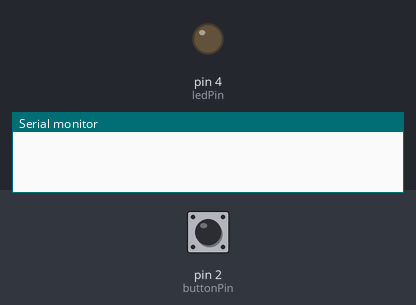
Bench run of a sketch on a simulated Arduino Uno, built with avr-gcc and run on an emulated ATmega328P. On the bench: output pins drawn as LEDs (lit = HIGH), the last lines printed to the serial monitor. The test bench sets the inputs (shaded band); at power-on: pin 2 (buttonPin) LOW. No radio packets arrive unless stated.

Above: at 1.2 s.
1.3 s: pin 2 (buttonPin) pulled HIGH for 3.2 s
At 2.1 s:
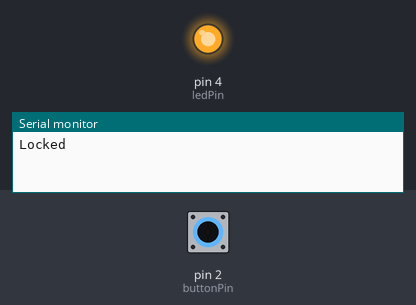
Timing chart, 0 to 6.8 s (numbered marks = the images above; inputs shaded):
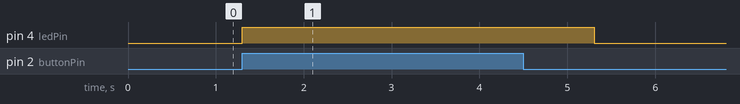

Measured:
- after the input at 1.3 s, pin 4 (ledPin): LOW → HIGH at once, → LOW 4.0 s later

The sketch:

TransmitterCode.ino
```cpp
#include <SPI.h>
#include <nRF24L01.h>
#include <RF24.h>

RF24 radio(7, 8); // CE, CSN

const byte address[6] = "00001"; //sets address to a constant byte
const int ledPin = 4; //const won't change
const int buttonPin = 2;

int buttonState = 0;  //variable for reading the pushbutton status
bool power; //?

void setup() {
  Serial.begin(9600);
  pinMode(buttonPin, INPUT); //set buttonpin as input
  pinMode(ledPin, OUTPUT); //set LED pin to output
  radio.begin(); //begins NRF
  radio.openWritingPipe(address); //opens ability to send data
  radio.setPALevel(RF24_PA_MIN); //?
  radio.stopListening(); //transmitter doesnt need to listen (needs to be changed for new communciation method)
}
void loop() {
  buttonState = digitalRead(buttonPin); //reads button value
  if (buttonState == HIGH){ // check if button is pressed
    if (power) { //?
      power = false; //??
      Serial.println("Unlocked");
      digitalWrite(ledPin, HIGH); //turn LED on
      boolean state = 0;
      radio.write(&state, sizeof(state));
      /* & returns the address (physical location) of a variable. Here, &state returns the location of state.
       * sizeof is an operator (+, -, *, /, %, OR, AND, XOR, etc) that returns the size in bytes of something */
      delay(1000);
      digitalWrite(ledPin, LOW); // turn off LED after 1 sec
    }
    else {
      digitalWrite(ledPin, HIGH); //turn LED on
      power = true;
      Serial.println("Locked");
      boolean state = 1;
      radio.write(&state, sizeof(state)); //sends signal to receiver to control servo
      delay(1000);
      digitalWrite(ledPin, LOW); //turn off LED after 1 sec
      //Im pushing a comment to github bcuz Dylan is testing me
    }
  }
}
```
